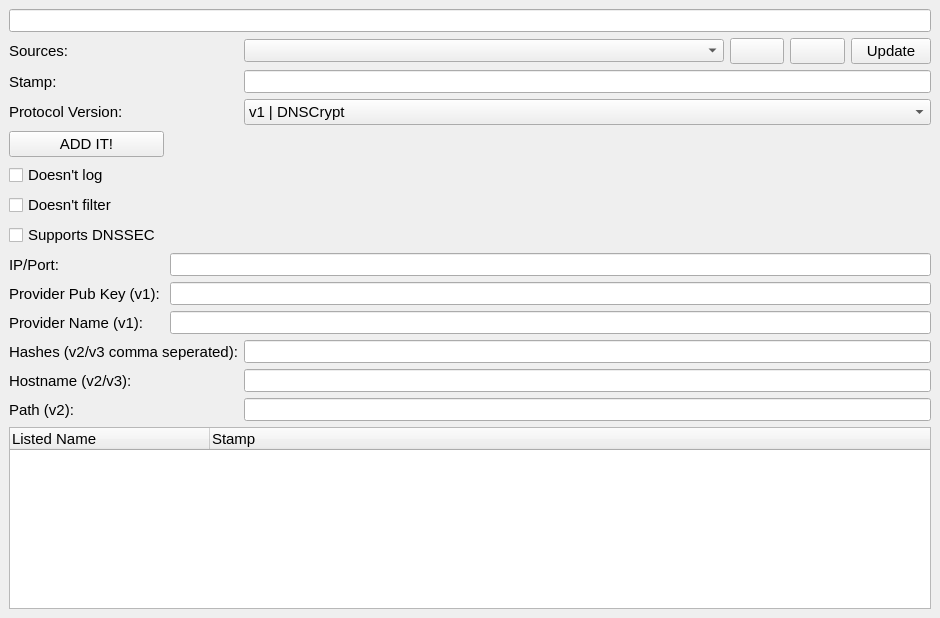
<?xml version="1.0" encoding="UTF-8"?>
<ui version="4.0">
 <class>providerSourcerStampConverter</class>
 <widget class="QMainWindow" name="providerSourcerStampConverter">
  <property name="geometry">
   <rect>
    <x>0</x>
    <y>0</y>
    <width>940</width>
    <height>618</height>
   </rect>
  </property>
  <property name="windowTitle">
   <string>Provider Sourcing/Stamp Converter</string>
  </property>
  <widget class="QWidget" name="centralwidget">
   <layout class="QGridLayout" name="gridLayout">
    <item row="12" column="0">
     <widget class="QLabel" name="hostnameLabel">
      <property name="font">
       <font>
        <pointsize>11</pointsize>
       </font>
      </property>
      <property name="text">
       <string>Hostname (v2/v3):</string>
      </property>
     </widget>
    </item>
    <item row="10" column="0">
     <widget class="QLabel" name="nameLabel">
      <property name="font">
       <font>
        <pointsize>11</pointsize>
       </font>
      </property>
      <property name="text">
       <string>Provider Name (v1):</string>
      </property>
      <property name="buddy">
       <cstring>nameEdit</cstring>
      </property>
     </widget>
    </item>
    <item row="1" column="0">
     <widget class="QLabel" name="label">
      <property name="font">
       <font>
        <pointsize>11</pointsize>
       </font>
      </property>
      <property name="text">
       <string>Sources:</string>
      </property>
     </widget>
    </item>
    <item row="13" column="0">
     <widget class="QLabel" name="pathLabel">
      <property name="font">
       <font>
        <pointsize>11</pointsize>
       </font>
      </property>
      <property name="text">
       <string>Path (v2):</string>
      </property>
     </widget>
    </item>
    <item row="8" column="1" colspan="12">
     <widget class="QLineEdit" name="ipportEdit">
      <property name="font">
       <font>
        <pointsize>10</pointsize>
       </font>
      </property>
     </widget>
    </item>
    <item row="0" column="0" colspan="13">
     <widget class="QLineEdit" name="sourceEdit">
      <property name="font">
       <font>
        <pointsize>10</pointsize>
       </font>
      </property>
     </widget>
    </item>
    <item row="1" column="10">
     <widget class="QPushButton" name="addSourceButton">
      <property name="font">
       <font>
        <pointsize>11</pointsize>
       </font>
      </property>
      <property name="text">
       <string/>
      </property>
      <property name="icon">
       <iconset resource="images.qrc">
        <normaloff>:/images/plus.png</normaloff>:/images/plus.png</iconset>
      </property>
     </widget>
    </item>
    <item row="2" column="2" colspan="11">
     <widget class="QLineEdit" name="stampEdit">
      <property name="font">
       <font>
        <pointsize>10</pointsize>
       </font>
      </property>
     </widget>
    </item>
    <item row="3" column="2" colspan="11">
     <widget class="QComboBox" name="protocolVersionBox">
      <property name="font">
       <font>
        <pointsize>11</pointsize>
       </font>
      </property>
      <property name="currentIndex">
       <number>1</number>
      </property>
      <item>
       <property name="text">
        <string>v0 | Plain DNS</string>
       </property>
      </item>
      <item>
       <property name="text">
        <string>v1 | DNSCrypt</string>
       </property>
      </item>
      <item>
       <property name="text">
        <string>v2 | DNS over HTTPS</string>
       </property>
      </item>
      <item>
       <property name="text">
        <string>v3 | DNS over TLS</string>
       </property>
      </item>
     </widget>
    </item>
    <item row="1" column="11">
     <widget class="QPushButton" name="removeSourceButton">
      <property name="font">
       <font>
        <pointsize>11</pointsize>
       </font>
      </property>
      <property name="text">
       <string/>
      </property>
      <property name="icon">
       <iconset resource="images.qrc">
        <normaloff>:/images/minus.png</normaloff>:/images/minus.png</iconset>
      </property>
     </widget>
    </item>
    <item row="8" column="0">
     <widget class="QLabel" name="label_4">
      <property name="font">
       <font>
        <pointsize>11</pointsize>
       </font>
      </property>
      <property name="text">
       <string>IP/Port:</string>
      </property>
     </widget>
    </item>
    <item row="6" column="0" colspan="9">
     <widget class="QCheckBox" name="doesntFilter">
      <property name="font">
       <font>
        <pointsize>11</pointsize>
       </font>
      </property>
      <property name="text">
       <string>Doesn't filter</string>
      </property>
     </widget>
    </item>
    <item row="11" column="0" colspan="2">
     <widget class="QLabel" name="hashesLabel">
      <property name="font">
       <font>
        <pointsize>11</pointsize>
       </font>
      </property>
      <property name="text">
       <string>Hashes (v2/v3 comma seperated):</string>
      </property>
     </widget>
    </item>
    <item row="7" column="0" colspan="9">
     <widget class="QCheckBox" name="supportsDNSSEC">
      <property name="font">
       <font>
        <pointsize>11</pointsize>
       </font>
      </property>
      <property name="text">
       <string>Supports DNSSEC</string>
      </property>
     </widget>
    </item>
    <item row="1" column="12">
     <widget class="QPushButton" name="updateSourceButton">
      <property name="font">
       <font>
        <pointsize>11</pointsize>
       </font>
      </property>
      <property name="text">
       <string>Update</string>
      </property>
     </widget>
    </item>
    <item row="2" column="0" colspan="2">
     <widget class="QLabel" name="label_2">
      <property name="font">
       <font>
        <pointsize>11</pointsize>
       </font>
      </property>
      <property name="text">
       <string>Stamp:</string>
      </property>
     </widget>
    </item>
    <item row="9" column="0">
     <widget class="QLabel" name="pubkeyLabel">
      <property name="font">
       <font>
        <pointsize>11</pointsize>
       </font>
      </property>
      <property name="text">
       <string>Provider Pub Key (v1): </string>
      </property>
      <property name="buddy">
       <cstring>pubkeyEdit</cstring>
      </property>
     </widget>
    </item>
    <item row="10" column="1" colspan="12">
     <widget class="QLineEdit" name="nameEdit">
      <property name="font">
       <font>
        <pointsize>10</pointsize>
       </font>
      </property>
     </widget>
    </item>
    <item row="14" column="0" colspan="13">
     <widget class="QTreeWidget" name="autosourcesTree">
      <property name="font">
       <font>
        <pointsize>11</pointsize>
       </font>
      </property>
      <property name="indentation">
       <number>0</number>
      </property>
      <property name="uniformRowHeights">
       <bool>true</bool>
      </property>
      <attribute name="headerDefaultSectionSize">
       <number>200</number>
      </attribute>
      <column>
       <property name="text">
        <string>Listed Name</string>
       </property>
      </column>
      <column>
       <property name="text">
        <string>Stamp</string>
       </property>
      </column>
     </widget>
    </item>
    <item row="5" column="0" colspan="9">
     <widget class="QCheckBox" name="doesntLog">
      <property name="font">
       <font>
        <pointsize>11</pointsize>
       </font>
      </property>
      <property name="text">
       <string>Doesn't log</string>
      </property>
     </widget>
    </item>
    <item row="3" column="0">
     <widget class="QLabel" name="label_3">
      <property name="font">
       <font>
        <pointsize>11</pointsize>
       </font>
      </property>
      <property name="text">
       <string>Protocol Version:</string>
      </property>
     </widget>
    </item>
    <item row="9" column="1" colspan="12">
     <widget class="QLineEdit" name="pubkeyEdit">
      <property name="font">
       <font>
        <pointsize>10</pointsize>
       </font>
      </property>
     </widget>
    </item>
    <item row="12" column="2" colspan="11">
     <widget class="QLineEdit" name="hostnameEdit">
      <property name="font">
       <font>
        <pointsize>10</pointsize>
       </font>
      </property>
     </widget>
    </item>
    <item row="11" column="2" colspan="11">
     <widget class="QLineEdit" name="hashesEdit">
      <property name="font">
       <font>
        <pointsize>10</pointsize>
       </font>
      </property>
     </widget>
    </item>
    <item row="13" column="2" colspan="11">
     <widget class="QLineEdit" name="pathEdit">
      <property name="font">
       <font>
        <pointsize>10</pointsize>
       </font>
      </property>
     </widget>
    </item>
    <item row="1" column="2" colspan="8">
     <widget class="QComboBox" name="sourcesBox">
      <property name="font">
       <font>
        <pointsize>10</pointsize>
       </font>
      </property>
     </widget>
    </item>
    <item row="4" column="0">
     <widget class="QPushButton" name="addItButton">
      <property name="font">
       <font>
        <pointsize>11</pointsize>
       </font>
      </property>
      <property name="text">
       <string>ADD IT!</string>
      </property>
     </widget>
    </item>
   </layout>
  </widget>
 </widget>
 <tabstops>
  <tabstop>sourceEdit</tabstop>
  <tabstop>addSourceButton</tabstop>
  <tabstop>removeSourceButton</tabstop>
  <tabstop>updateSourceButton</tabstop>
  <tabstop>sourcesBox</tabstop>
  <tabstop>stampEdit</tabstop>
  <tabstop>protocolVersionBox</tabstop>
  <tabstop>doesntFilter</tabstop>
  <tabstop>doesntLog</tabstop>
  <tabstop>supportsDNSSEC</tabstop>
  <tabstop>ipportEdit</tabstop>
  <tabstop>pubkeyEdit</tabstop>
  <tabstop>nameEdit</tabstop>
  <tabstop>hashesEdit</tabstop>
  <tabstop>hostnameEdit</tabstop>
  <tabstop>pathEdit</tabstop>
  <tabstop>autosourcesTree</tabstop>
 </tabstops>
 <resources>
  <include location="images.qrc"/>
 </resources>
 <connections/>
</ui>
